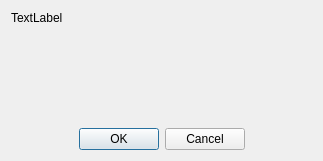
<?xml version="1.0" encoding="UTF-8"?>
<ui version="4.0">
 <class>Dialog</class>
 <widget class="QDialog" name="Dialog">
  <property name="geometry">
   <rect>
    <x>0</x>
    <y>0</y>
    <width>323</width>
    <height>161</height>
   </rect>
  </property>
  <property name="windowTitle">
   <string>Dialog</string>
  </property>
  <layout class="QVBoxLayout" name="verticalLayout">
   <item>
    <widget class="QLabel" name="label">
     <property name="text">
      <string>TextLabel</string>
     </property>
     <property name="wordWrap">
      <bool>true</bool>
     </property>
    </widget>
   </item>
   <item>
    <spacer name="verticalSpacer">
     <property name="orientation">
      <enum>Qt::Vertical</enum>
     </property>
     <property name="sizeHint" stdset="0">
      <size>
       <width>20</width>
       <height>40</height>
      </size>
     </property>
    </spacer>
   </item>
   <item>
    <layout class="QHBoxLayout" name="horizontalLayout">
     <item>
      <spacer name="horizontalSpacer">
       <property name="orientation">
        <enum>Qt::Horizontal</enum>
       </property>
       <property name="sizeHint" stdset="0">
        <size>
         <width>40</width>
         <height>20</height>
        </size>
       </property>
      </spacer>
     </item>
     <item>
      <widget class="QPushButton" name="btn_OK">
       <property name="text">
        <string>OK</string>
       </property>
      </widget>
     </item>
     <item>
      <widget class="QPushButton" name="btn_Cancel">
       <property name="text">
        <string>Cancel</string>
       </property>
      </widget>
     </item>
     <item>
      <spacer name="horizontalSpacer_2">
       <property name="orientation">
        <enum>Qt::Horizontal</enum>
       </property>
       <property name="sizeHint" stdset="0">
        <size>
         <width>40</width>
         <height>20</height>
        </size>
       </property>
      </spacer>
     </item>
    </layout>
   </item>
  </layout>
  <action name="on_ok">
   <property name="text">
    <string>on_ok</string>
   </property>
  </action>
  <action name="on_cancel">
   <property name="text">
    <string>on_cancel</string>
   </property>
  </action>
 </widget>
 <resources/>
 <connections>
  <connection>
   <sender>btn_OK</sender>
   <signal>clicked()</signal>
   <receiver>on_ok</receiver>
   <slot>trigger()</slot>
   <hints>
    <hint type="sourcelabel">
     <x>121</x>
     <y>220</y>
    </hint>
    <hint type="destinationlabel">
     <x>161</x>
     <y>120</y>
    </hint>
   </hints>
  </connection>
  <connection>
   <sender>btn_Cancel</sender>
   <signal>clicked()</signal>
   <receiver>on_cancel</receiver>
   <slot>trigger()</slot>
   <hints>
    <hint type="sourcelabel">
     <x>202</x>
     <y>220</y>
    </hint>
    <hint type="destinationlabel">
     <x>-1</x>
     <y>-1</y>
    </hint>
   </hints>
  </connection>
 </connections>
</ui>
